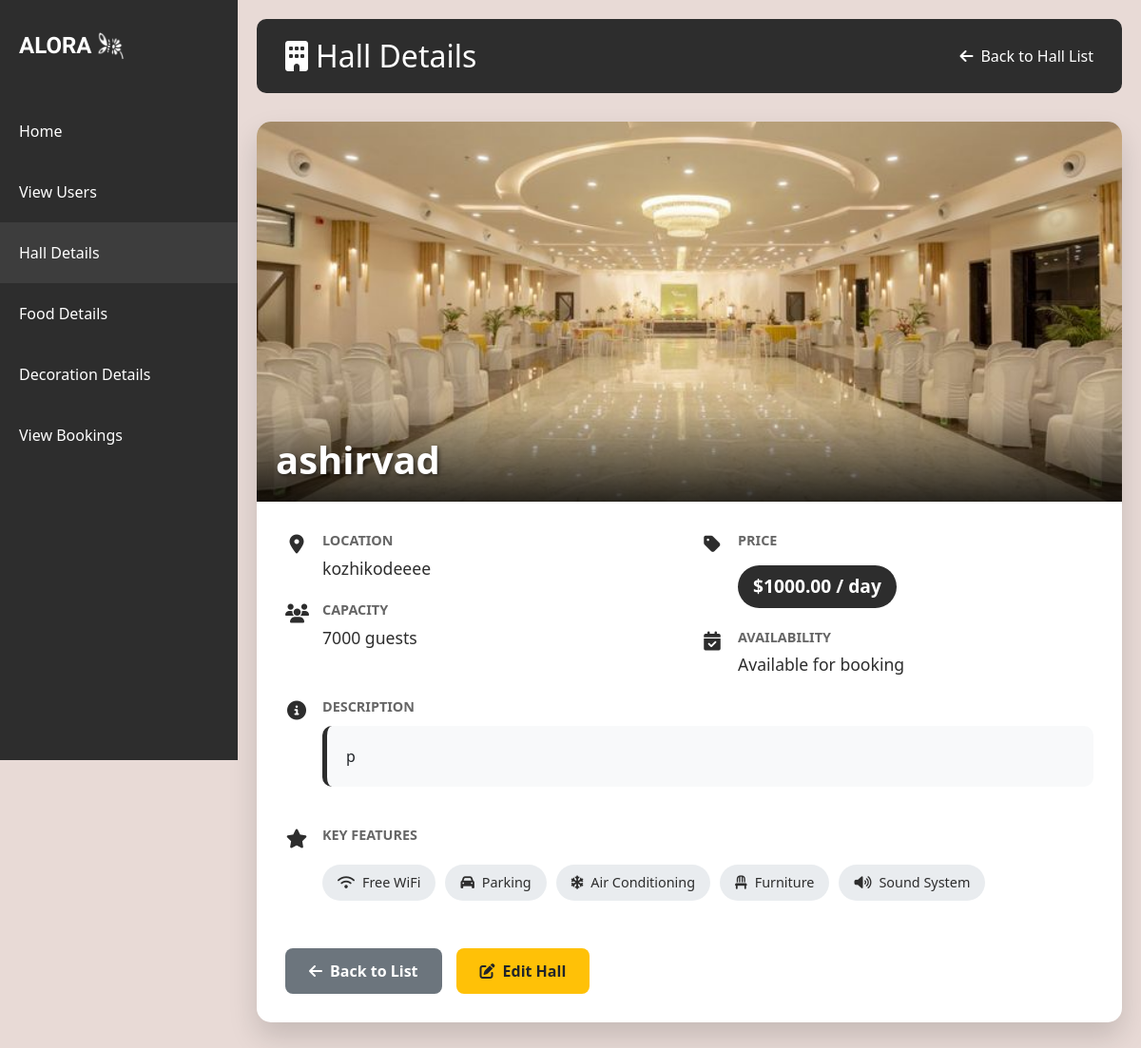
Page /view_hall/6/ (signed in) on the committed database.
### app/models.py (models this page shows)
class Halls(models.Model):
    name=models.CharField(max_length=100)
    location=models.CharField(max_length=200)
    capacity=models.IntegerField()
    price_per_day=models.DecimalField(max_digits=10,decimal_places=2)
    photo_url=models.ImageField(upload_to='images/')
    description=models.TextField(blank=True,null=True)

### app/views.py (the view)
# urls.py: path('view_hall/<int:hall_id>/',views.hall_detail_view,name='view_hall'),
@login_required(login_url='login')
def hall_detail_view(request, hall_id):
    hall = get_object_or_404(Halls, id=hall_id)
    return render(request, 'view_hall_detail.html', {'hall': hall})

### templates/view_hall_detail.html (shortened to what this page needs)
<!DOCTYPE html>
<html lang="en">
<head>
    {% load static %}
    <link href="https://cdn.jsdelivr.net/npm/bootstrap@5.3.0/dist/css/bootstrap.min.css" rel="stylesheet">
    <link rel="stylesheet" href="https://cdnjs.cloudflare.com/ajax/libs/font-awesome/6.4.0/css/all.min.css">
</head>
<body>
    <div class="sidebar">
        <div class="logo-container">
            <div class="logo">ALORA</div>
            <img src="{% static 'alora_icon.png' %}" alt="Light Bulb" class="logo-image">
        </div>
        <nav class="nav flex-column">
            <a class="nav-link" href="{% url 'admin_dash' %}">Home</a>
            <a class="nav-link" href="{% url 'view_users' %}">View Users</a>
            <a class="nav-link active" href="{% url 'hall_details' %}">Hall Details</a>
            <a class="nav-link" href="{% url 'food_details' %}">Food Details</a>
            <a class="nav-link" href="{% url 'decoration_details' %}">Decoration Details</a>
            <a class="nav-link" href="{% url 'admin_view_booking' %}">View Bookings</a>
        </nav>
    </div>
    <div class="main-content">
        <div class="page-title">
            <h2 class="mb-0"><i class="fas fa-building me-2"></i>Hall Details</h2>
            <a href="{% url 'hall_details' %}" class="back-btn">
                <i class="fas fa-arrow-left me-2"></i> Back to Hall List
            </a>
        </div>
        <div class="hall-card">
            <div class="hall-image-container">
                <img src="{{ hall.photo_url.url }}" class="hall-image" alt="{{ hall.name }}">
                <div class="hall-name-overlay">
                    <h1>{{ hall.name }}</h1>
                </div>
            </div>
            <div class="hall-details">
                <div class="row">
                    <div class="col-md-6">
                        <div class="detail-item">
                            <div class="detail-icon">
                                <i class="fas fa-map-marker-alt"></i>
                            </div>
                            <div class="detail-content">
                                <div class="detail-label">Location</div>
                                <div class="detail-value">{{ hall.location }}</div>
                            </div>
                        </div>
                        <div class="detail-item">
                            <div class="detail-icon">
                                <i class="fas fa-users"></i>
                            </div>
                            <div class="detail-content">
                                <div class="detail-label">Capacity</div>
                                <div class="detail-value">{{ hall.capacity }} guests</div>
                            </div>
                        </div>
                    </div>
                    <div class="col-md-6">
                        <div class="detail-item">
                            <div class="detail-icon">
                                <i class="fas fa-tag"></i>
                            </div>
                            <div class="detail-content">
                                <div class="detail-label">Price</div>
                                <div class="detail-value">
                                    <div class="price-tag">${{ hall.price_per_day }} / day</div>
                                </div>
                            </div>
                        </div>
                        <div class="detail-item">
                            <div class="detail-icon">
                                <i class="fas fa-calendar-check"></i>
                            </div>
                            <div class="detail-content">
                                <div class="detail-label">Availability</div>
                                <div class="detail-value">Available for booking</div>
                            </div>
                        </div>
                    </div>
                </div>
                <div class="detail-item">
                    <div class="detail-icon">
                        <i class="fas fa-info-circle"></i>
                    </div>
                    <div class="detail-content">
                        <div class="detail-label">Description</div>
                        <div class="description-box">
                            {{ hall.description }}
                        </div>
                    </div>
                </div>
                <div class="detail-item">
                    <div class="detail-icon">
                        <i class="fas fa-star"></i>
                    </div>
                    <div class="detail-content">
                        <div class="detail-label">Key Features</div>
                        <div class="key-features">
                            <span class="feature-tag"><i class="fas fa-wifi me-2"></i>Free WiFi</span>
                            <span class="feature-tag"><i class="fas fa-car me-2"></i>Parking</span>
                            <span class="feature-tag"><i class="fas fa-snowflake me-2"></i>Air Conditioning</span>
                            <span class="feature-tag"><i class="fas fa-chair me-2"></i>Furniture</span>
                            <span class="feature-tag"><i class="fas fa-volume-up me-2"></i>Sound System</span>
                        </div>
                    </div>
                </div>
                <div class="action-buttons">
                    <a href="{% url 'hall_details' %}" class="btn btn-back">
                        <i class="fas fa-arrow-left me-2"></i>Back to List
                    </a>
                    <a href="{% url 'update_hall' hall.id %}" class="btn btn-edit">
                        <i class="fas fa-edit me-2"></i>Edit Hall
                    </a>
                </div>
            </div>
        </div>
    </div>
</body>
</html>

### templates/view_hall_detail.html (style rules this page uses)
body { background-color: #e8dad6; min-height: 100vh; font-family: 'Segoe UI', Tahoma, Geneva, Verdana, sans-serif; }
.sidebar { background-color: #2d2d2d; color: white; min-height: 100vh; padding-top: 20px; position: fixed; width: 250px; transition: all 0.3s; z-index: 1000; }
.logo-container { display: flex; align-items: center; justify-content: flex-start; padding: 10px 20px; margin-bottom: 30px; }
.logo { font-family: 'Irish Grover'; font-size: 24px; font-weight: bold; }
.logo-image { width: 30px; height: 30px; margin-left: 5px; }
.nav-link { color: #ffffff; padding: 20px 20px; transition: all 0.3s; font-size: 16px; }
.nav-link.active { background-color: #3d3d3d; }
.main-content { margin-left: 250px; padding: 20px; transition: all 0.3s; }
.page-title { background-color: #2d2d2d; color: white; padding: 20px 30px; border-radius: 10px; margin-bottom: 30px; display: flex; justify-content: space-between; align-items: center; }
.back-btn { color: white; display: flex; align-items: center; text-decoration: none; transition: all 0.3s; font-size: 16px; }
.hall-card { background-color: white; border-radius: 15px; overflow: hidden; box-shadow: 0 15px 30px rgba(0, 0, 0, 0.15); margin-bottom: 30px; }
.hall-image-container { position: relative; height: 400px; overflow: hidden; }
.hall-image { width: 100%; height: 100%; object-fit: cover; transition: transform 0.5s ease; }
.hall-name-overlay { position: absolute; bottom: 0; left: 0; right: 0; background: linear-gradient(to top, rgba(0,0,0,0.8), transparent); color: white; padding: 30px 20px 20px; }
.hall-name-overlay h1 { margin: 0; font-size: 2.5rem; font-weight: 700; text-shadow: 2px 2px 4px rgba(0,0,0,0.5); }
.hall-details { padding: 30px; }
.detail-item { margin-bottom: 20px; display: flex; align-items: flex-start; }
.detail-icon { font-size: 20px; margin-right: 15px; color: #2d2d2d; width: 24px; text-align: center; }
.detail-content { flex: 1; }
.detail-label { font-weight: 600; color: #666; margin-bottom: 5px; font-size: 0.9rem; text-transform: uppercase; }
.detail-value { font-size: 1.1rem; color: #2d2d2d; }
.price-tag { background-color: #2d2d2d; color: white; display: inline-block; padding: 8px 16px; border-radius: 50px; font-weight: 600; font-size: 1.2rem; margin-top: 10px; }
.description-box { background-color: #f8f9fa; border-radius: 10px; padding: 20px; margin-top: 10px; margin-bottom: 20px; border-left: 5px solid #2d2d2d; }
.action-buttons { margin-top: 30px; display: flex; gap: 15px; }
.btn-back { background-color: #6c757d; color: white; padding: 12px 25px; border: none; border-radius: 8px; font-weight: 600; transition: all 0.3s; }
.btn-edit { background-color: #ffc107; color: #212529; padding: 12px 25px; border: none; border-radius: 8px; font-weight: 600; transition: all 0.3s; }
.key-features { display: flex; flex-wrap: wrap; gap: 10px; margin: 20px 0; }
.feature-tag { background-color: #e9ecef; color: #2d2d2d; padding: 8px 16px; border-radius: 50px; font-size: 0.9rem; font-weight: 500; }

### rows in the picture
Halls: photo_url (picture), name "ashirvad", location "kozhikodeeee", capacity "7000", price_per_day "1000.00", description "p"
